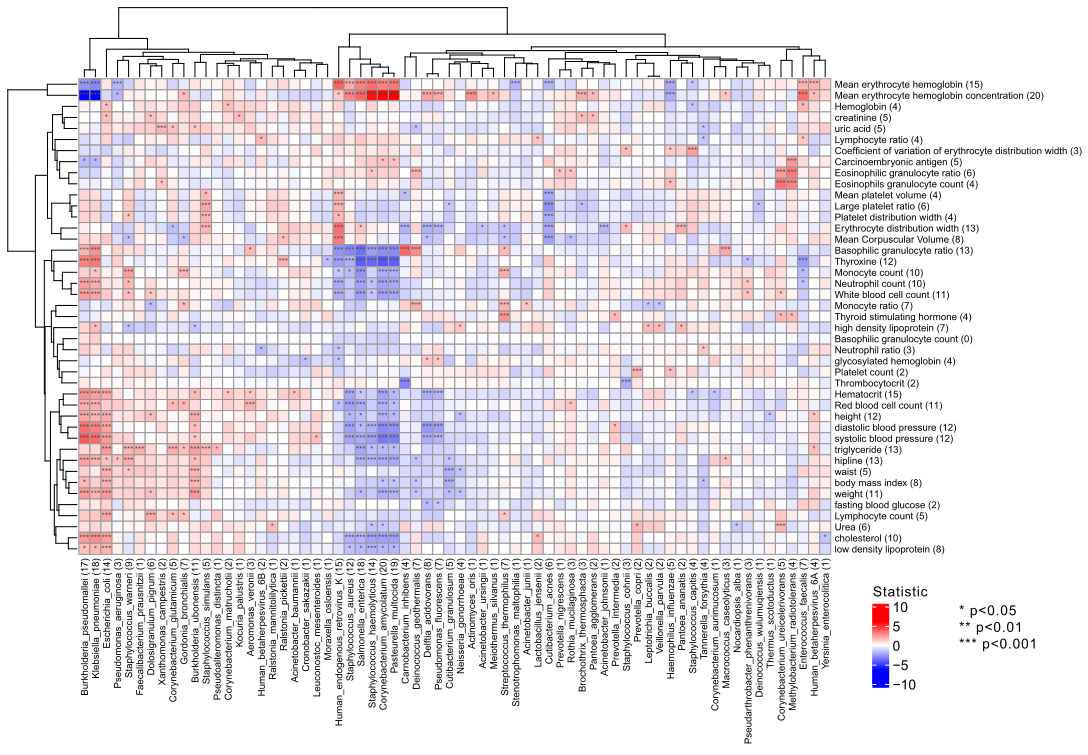

Reproduce this figure in R.
setwd("D:/Microbiome/Disease_micorbiome_pairs/Merged")

all<-read.xlsx("../DataSheet.xlsx",sheet="all",startRow = 2,sep.names=" ")
dim(all)
# 993 136

all[1:4,1:4]

colnames(all)[2:44]
colnames(all)[45:136]


var<-colnames(all)[2:44]
H1<-data.frame()
for(k in 1:length(var)){
var1<-var[k]
need<-all[,c(var1,colnames(all)[45:136])]
need<-na.omit(need)
dim(need)
need[1:4,1:4]
H<-data.frame()
for(i in 2:dim(need)[2]){
x<-need[,1]
y <- need[,i]
relation <- lm(y~x)
summary(summary(relation))
t<-summary(relation)$coefficients[2,3]
p<-summary(relation)$coefficients[2,4]
ne<-cbind(i,colnames(need)[i],t,p)
H<-rbind(H,ne)
}
H<-H[which(H$t!="NaN"),]
H<-H[which(H$p!="NaN"),]
head(H)
dim(H)
write.csv(H,paste0("Linear_Regression_",var1,".csv"),row.names=F)
H<-cbind(var1,H)
H1<-rbind(H1,H)
}
write.table(H1,"Linear_Regression_Continuous.xls",
row.names=F,sep="\t",quote=F)

H1<-read.table("Linear_Regression_Continuous.xls",header=T,sep="\t")
sig<-H1[H1$p<0.05,]
table(sig[,1])
colnames(sig)<-c("Phenotype","Index","Taxa","Statistic","Pvalue")
sig$logp<- -log10(sig$Pvalue)
head(sig)
write.table(sig,"Linear_Regression_Continuous_sig.xls",
row.names=F,sep="\t",quote=F)

sig<-read.table("Linear_Regression_Continuous_sig.xls",header=T,sep="\t")

var<-as.data.frame(table(sig[,1]))
li<-list()
for(i in 1:dim(var)[1]){
var1<-as.vector(var[i,1])
sig1<-sig[sig$Phenotype==var1,]
sig1<-sig1[order(sig1$Statistic),]
label<-sig1$Taxa
li[[i]]<-ggplot(sig1,aes(x=Statistic,y=Taxa,fill=logp))+
geom_bar(stat="identity",position="dodge")+
theme_bw()+
scale_fill_gradient(low = "blue",high = "red",na.value = "white")+
scale_y_discrete(limits=label,labels=label)+
ylab("")+xlab("Statistic")+
ggtitle(var1)+
theme(legend.position="right",
plot.title = element_text(hjust = 0.5),
text=element_text(hjust = 0.5,size=13))
}

h<-ceiling(length(li)/3)
plt<-gridExtra::arrangeGrob(grobs=li,ncol=3)
ggsave("Linear_Regression_Continuous_sig.pdf",plt,height=3*h,width=14)


###################

H1<-read.table("Linear_Regression_Continuous.xls",header=T,sep="\t")
colnames(H1)<-c("Phenotype","Index","Taxa","Statistic","Pvalue")
H1$format<-rep("",dim(H1)[1])
H1[which(H1$Pvalue>=0.05),]$format<-""
H1[which(H1$Pvalue<0.05 & H1$Pvalue>=0.01),]$format<-"*"
H1[which(H1$Pvalue<0.01 & H1$Pvalue>=0.001),]$format<-"***"
H1[which(H1$Pvalue<0.001),]$format<-"***"
table(H1$format)
write.csv(H1,"Linear_Regression_Continuous_Sig.csv",row.names=F)
H1<-read.csv("Linear_Regression_Continuous_Sig.csv")


pmat<-dcast(H1,Phenotype~Taxa,value.var='Statistic')
rownames(pmat)<-as.vector(pmat[,1])
pmat<-pmat[,-1]
pmat[1:4,1:4]
dim(pmat)

psig<-dcast(H1,Phenotype~Taxa,value.var='format')
rownames(psig)<-as.vector(psig[,1])
psig<-psig[,-1]
psig[1:4,1:4]
dim(psig)


bk1<-seq(min(pmat),0,by=0.01)
bk2<-seq(0,max(pmat),by=0.01)
bk<-c(bk1,bk2)
col_sel<-c(colorRampPalette(colors=c("blue","white"))(which(bk==0)),
colorRampPalette(colors=c("white","red"))(length(bk)-which(bk==0)))


pdf("Linear_Phenotype_Microbiome_pval.pdf",height=14,width=16)
pheatmap(as.matrix(pmat),
display_numbers = as.matrix(psig),
#cluster_rows=F,cluster_cols=F,
cellheight=8,cellwidth=8,fontsize=7,
color=col_sel,breaks=bk)
dev.off()

png("Linear_Phenotype_Microbiome_pval.png",height=1000,width=1200)
pheatmap(as.matrix(pmat),
display_numbers = as.matrix(psig),
#cluster_rows=F,cluster_cols=F,
cellheight=8,cellwidth=8,fontsize=7,
color=col_sel,breaks=bk)
dev.off()

######################

H1<-read.csv("Linear_Regression_Continuous_Sig.csv")
head(H1$Pvalue)
sig<-H1[H1$Pvalue<0.05,]


a1<-as.data.frame(table(sig$Taxa))
colnames(a1)<-c("Taxa","sig_Taxa")
b1<-as.data.frame(table(sig$Phenotype))
colnames(b1)<-c("Phenotype","sig_Phenotype")


Taxa<-data.frame(Taxa=unique(sig$Taxa))
sig1<-merge(Taxa,H1,by="Taxa")

sig1<-merge(sig1,a1,by="Taxa",all.x=T)
sig1<-merge(sig1,b1,by="Phenotype",all.x=T)
sig1[is.na(sig1)]<-0


sig1$col<-paste0(sig1$Taxa," (",sig1$sig_Taxa,")")
sig1$row<-paste0(sig1$Phenotype," (",sig1$sig_Phenotype,")")

table(sig1$format)

write.csv(sig1,"Linear_Regression_Continuous_sig1.csv",row.names=F)
sig1<-read.csv("Linear_Regression_Continuous_sig1.csv")


pmat<-dcast(sig1,row~col,value.var='Statistic')
rownames(pmat)<-as.vector(pmat[,1])
pmat<-pmat[,-1]
pmat[1:4,1:4]
dim(pmat)

psig<-dcast(sig1,row~col,value.var='format')
rownames(psig)<-as.vector(psig[,1])
psig<-psig[,-1]
psig[1:4,1:4]
dim(psig)


bk1<-seq(min(pmat),0,by=0.01)
bk2<-seq(0,max(pmat),by=0.01)
bk<-c(bk1,bk2)
col_sel<-c(colorRampPalette(colors=c("blue","white"))(which(bk==0)),
colorRampPalette(colors=c("white","red"))(length(bk)-which(bk==0)))


pdf("Linear_Phenotype_Microbiome_format.pdf",height=10,width=12)
pheatmap(as.matrix(pmat),
display_numbers = as.matrix(psig),
#cluster_rows=F,cluster_cols=F,
cellheight=8,cellwidth=8,fontsize=7,
color=col_sel,breaks=bk)
dev.off()

png("Linear_Phenotype_Microbiome_format.png",height=600,width=900)
pheatmap(as.matrix(pmat),
display_numbers = as.matrix(psig),
#cluster_rows=F,cluster_cols=F,
cellheight=8,cellwidth=8,fontsize=7,
color=col_sel,breaks=bk)
dev.off()

#############
